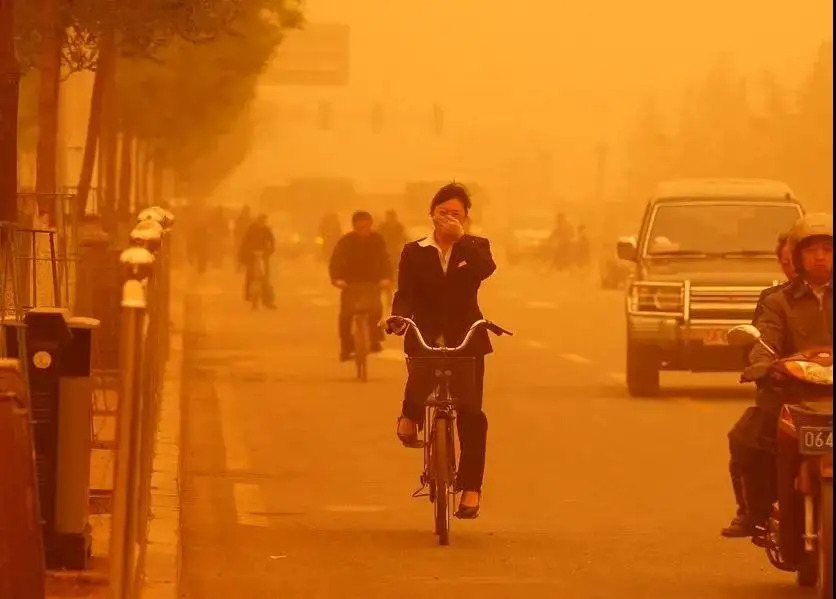
#> input picture images/25.jpg, 836 x 599 px
$ python rgbawb.py
#> lines starting #> are read from the running program, lines starting #| are printed output that depends on the picture
import numpy as np
import cv2
from skimage import io

# 导入图片
img = cv2.imread('./images/25.jpg', cv2.IMREAD_COLOR)
#> img is the input picture: shape (599, 836, 3); mean B, G, R 19.6, 106.5, 199.6

# 显示原图
cv2.imshow('GrayWorld_before', img)

# 定义BGR通道
r = img[:, :, 2]
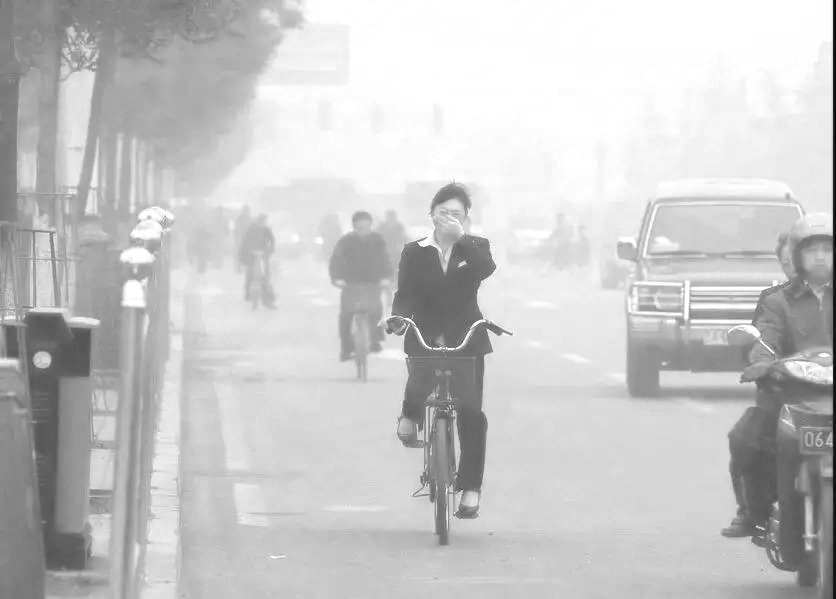
#> r: shape (599, 836); min 3, max 255, mean 199.6
b = img[:, :, 0]
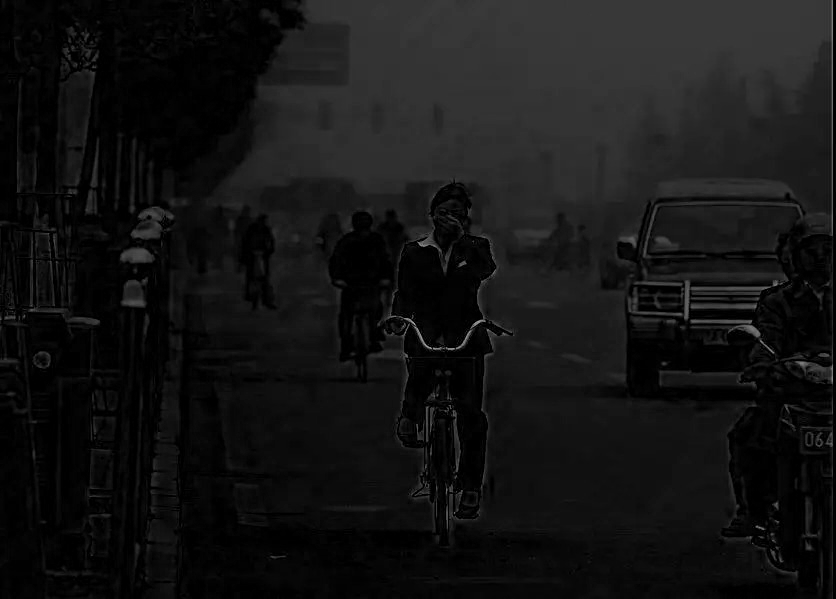
#> b: shape (599, 836); min 0, max 162, mean 19.6
g = img[:, :, 1]
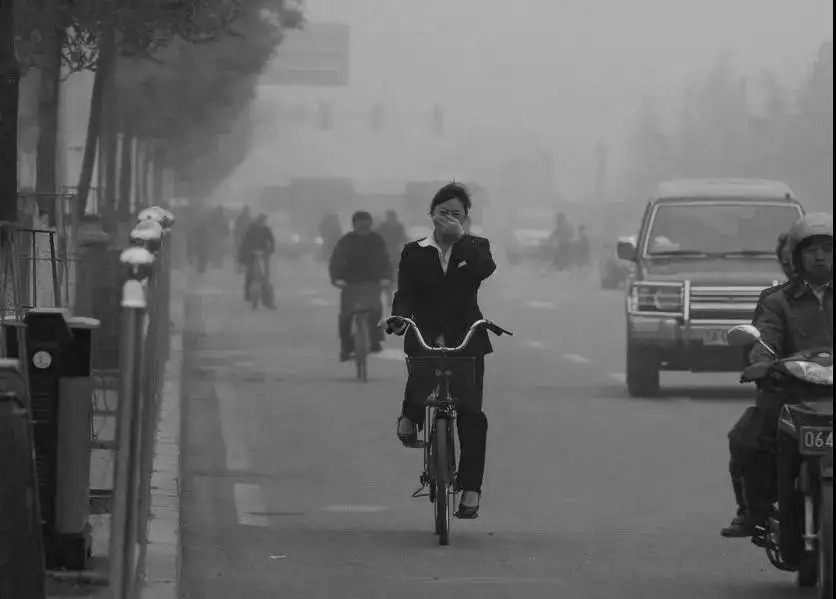
#> g: shape (599, 836); min 0, max 220, mean 106.5

# 计算BGR均值
averB = np.mean(b)
#> averB = 19.64
averG = np.mean(g)
#> averG = 106.5
averR = np.mean(r)
#> averR = 199.6

# 计算灰度均值
grayValue = (averR + averB + averG) / 3
#> grayValue = 108.6

# 计算增益
kb = grayValue / averB
#> kb = 5.53
kg = grayValue / averG
#> kg = 1.02
kr = grayValue / averR
#> kr = 0.544

# 补偿通道增益
r[:] = r[:] * kr
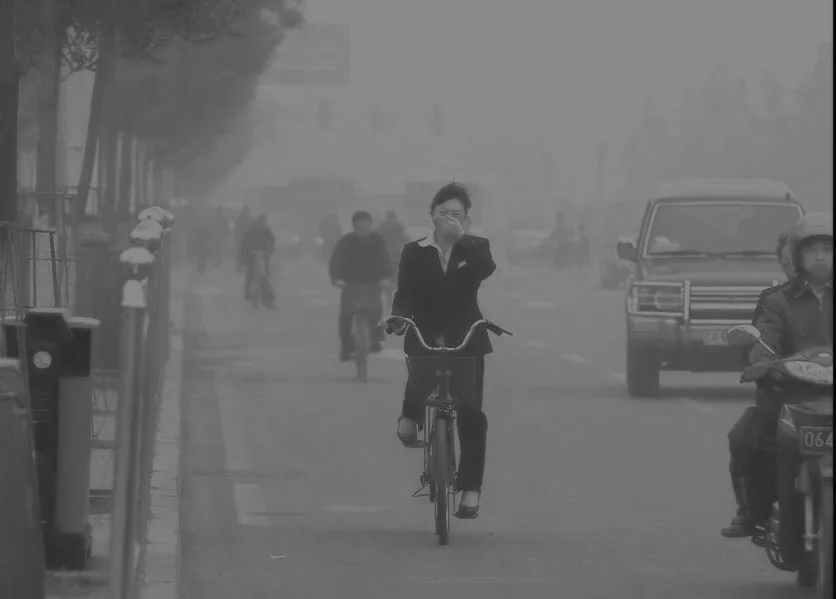
#> r: shape (599, 836); min 1, max 138, mean 108
g[:] = g[:] * kg
b[:] = b[:] * kb
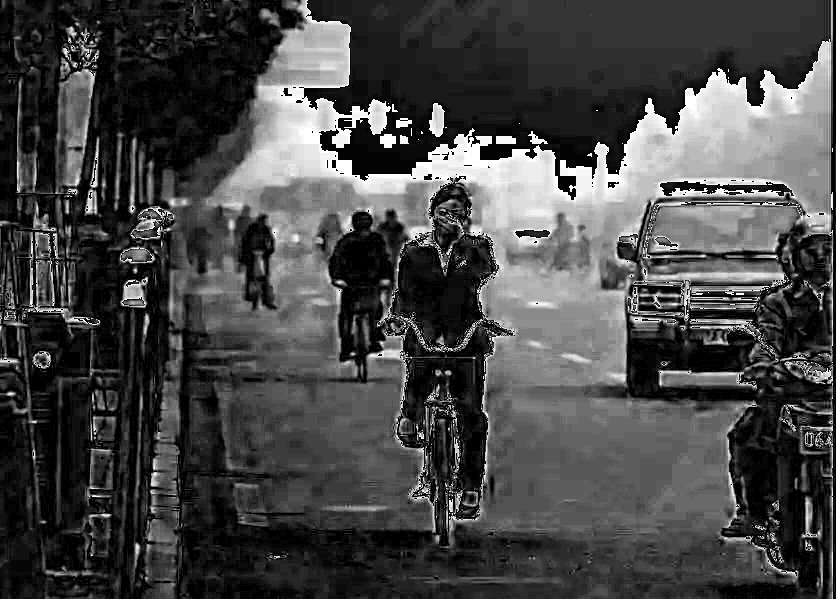
#> b: shape (599, 836); min 0, max 254, mean 70.9

# 显示图像
cv2.imshow('GrayWorld_after', img)
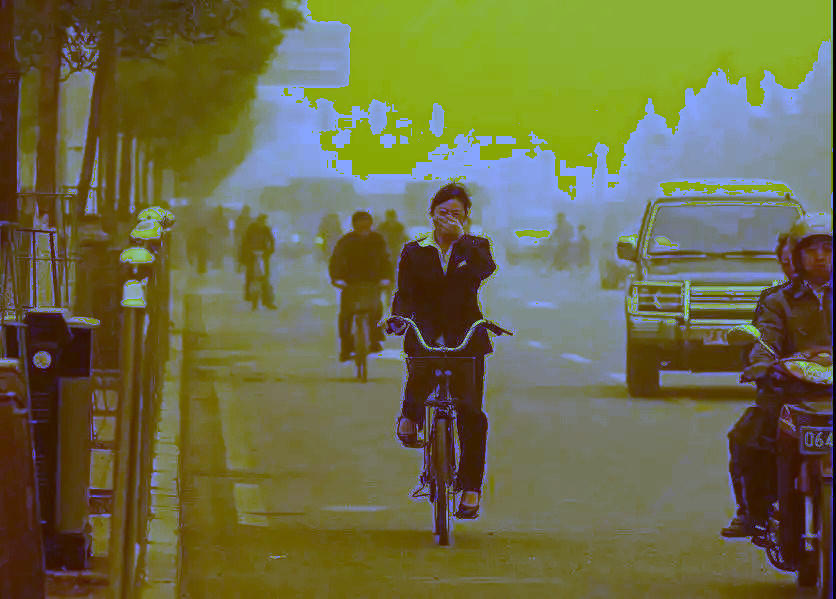
#> window 'GrayWorld_after': shape (599, 836, 3); mean B, G, R 70.9, 108.1, 108
cv2.imwrite("./images/result/RGBbai.jpg", img)  # 将图片保存

# 响应键盘事件
while True:
    k = cv2.waitKey(1) & 0xFF
#> (key Esc is pressed here)
    # 如果输入ESC，就结束显示。
    if k == 27:
        break

# 清理窗口
cv2.destroyAllWindows()

$ run again, with images/01.jpg copied over images/25.jpg
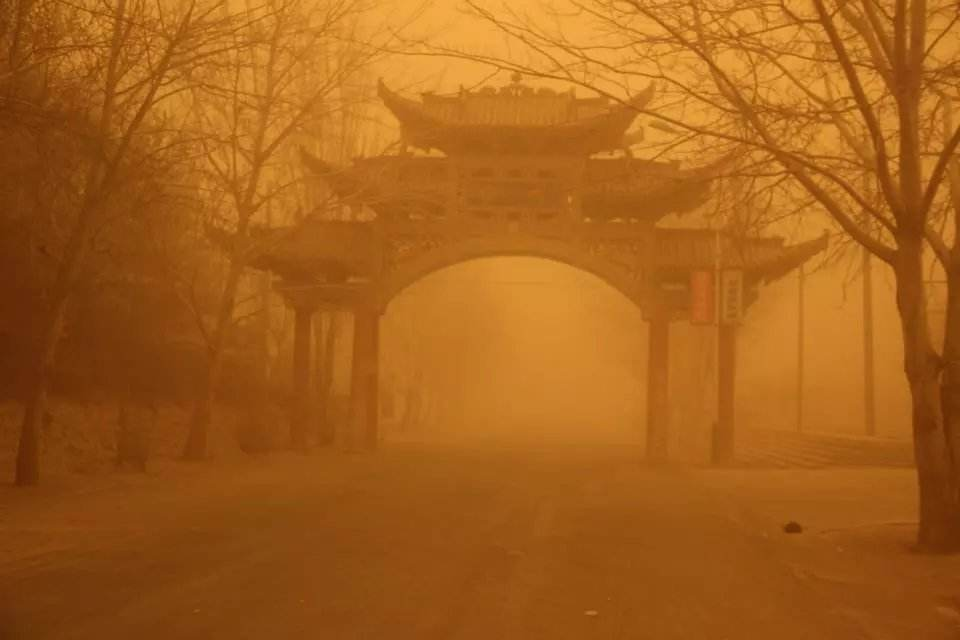
#> input picture images/01.jpg, 960 x 640 px
#> img is the input picture: shape (640, 960, 3); mean B, G, R 26.6, 96.2, 165.6
#> `g = img[:, :, 1]`:
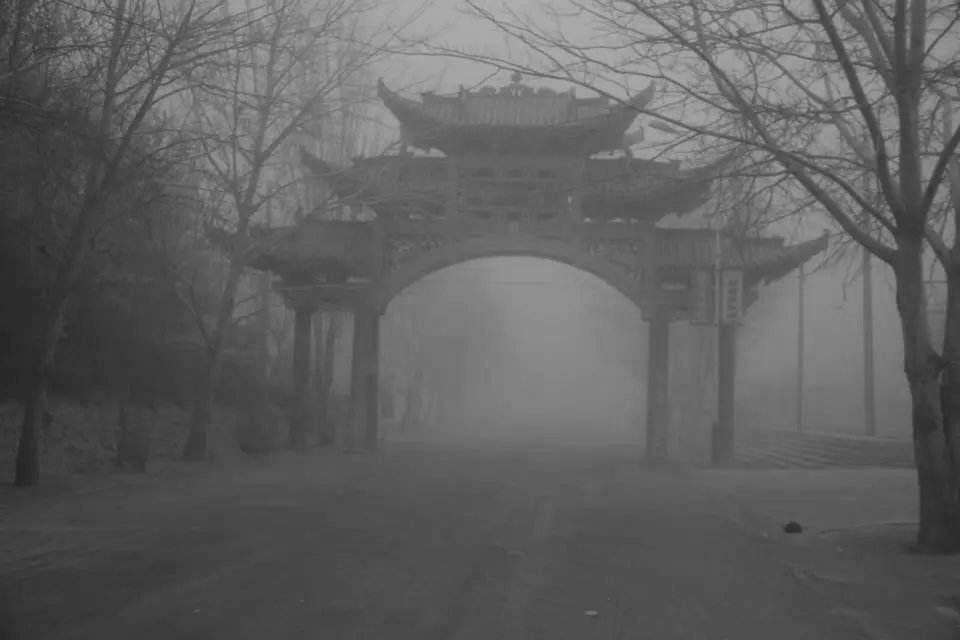
#> g: shape (640, 960); min 35, max 182, mean 96.2
#> averB = 26.6
#> averG = 96.19
#> averR = 165.6
#> grayValue = 96.14
#> kb = 3.61
#> kg = 1
#> kr = 0.58
#> `cv2.imshow('GrayWorld_after', img)`:
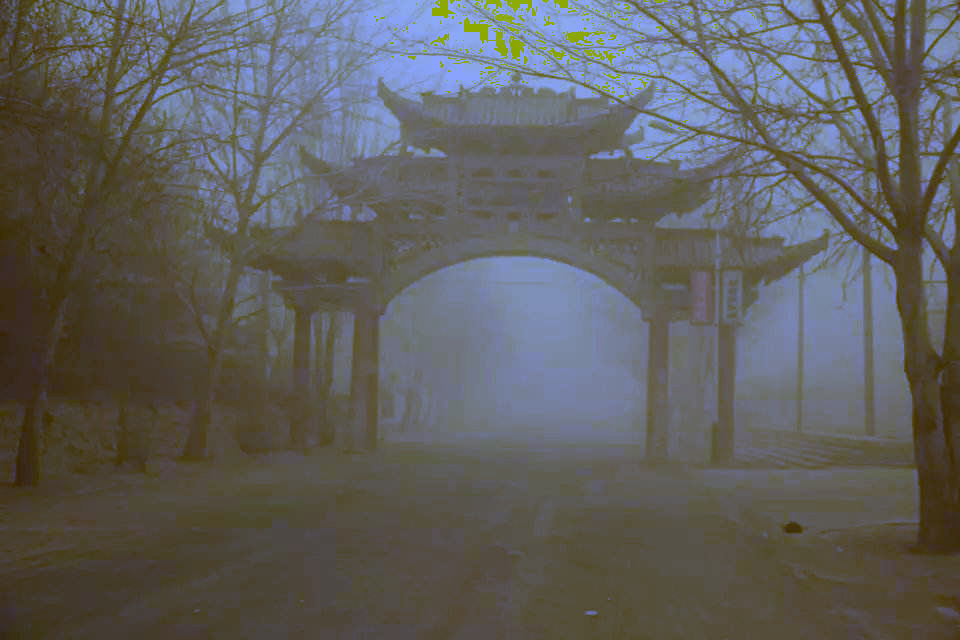
#> window 'GrayWorld_after': shape (640, 960, 3); mean B, G, R 93.9, 95.2, 95.6

$ run again, with images/02.jpg copied over images/25.jpg
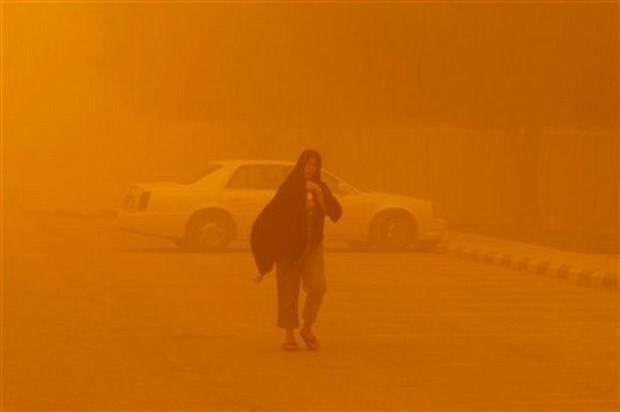
#> input picture images/02.jpg, 620 x 412 px
#> img is the input picture: shape (412, 620, 3); mean B, G, R 2, 103.1, 199.5
#> `g = img[:, :, 1]`:
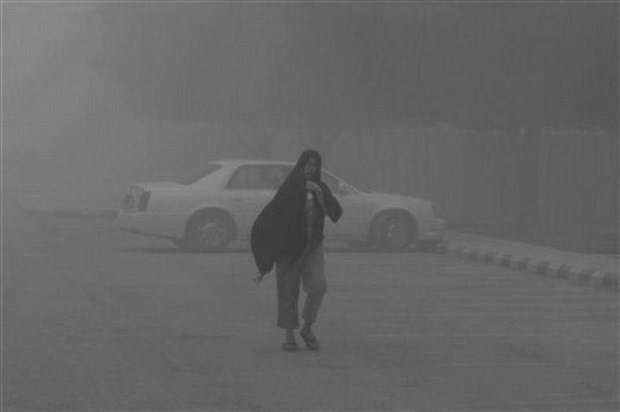
#> g: shape (412, 620); min 55, max 160, mean 103.1
#> averB = 1.95
#> averG = 103.1
#> averR = 199.5
#> grayValue = 101.5
#> kb = 52.03
#> kg = 0.985
#> kr = 0.509
#> `cv2.imshow('GrayWorld_after', img)`:
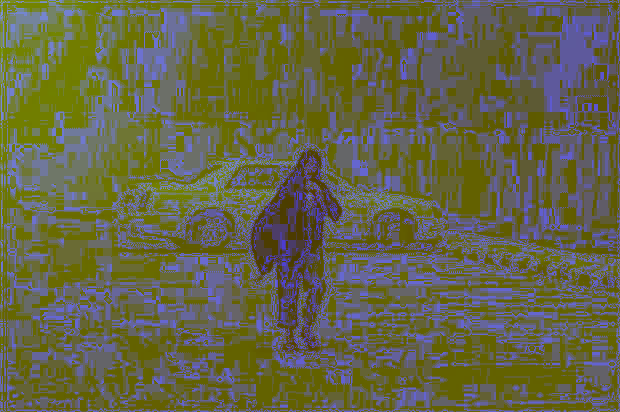
#> window 'GrayWorld_after': shape (412, 620, 3); mean B, G, R 72.7, 101.1, 101

$ run again, with images/03.jpg copied over images/25.jpg
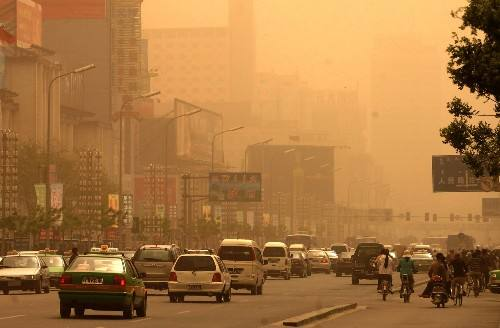
#> input picture images/03.jpg, 500 x 328 px
#> img is the input picture: shape (328, 500, 3); mean B, G, R 65.8, 119.3, 169
#> `g = img[:, :, 1]`:
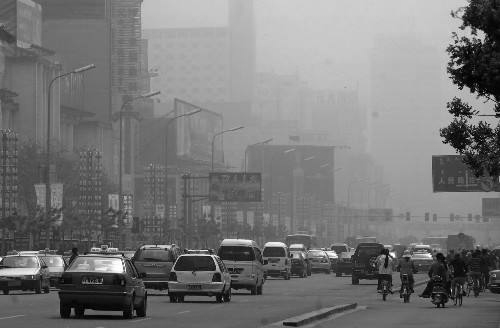
#> g: shape (328, 500); min 0, max 255, mean 119.3
#> averB = 65.81
#> averG = 119.3
#> averR = 169
#> grayValue = 118.1
#> kb = 1.79
#> kg = 0.989
#> kr = 0.698
#> `cv2.imshow('GrayWorld_after', img)`:
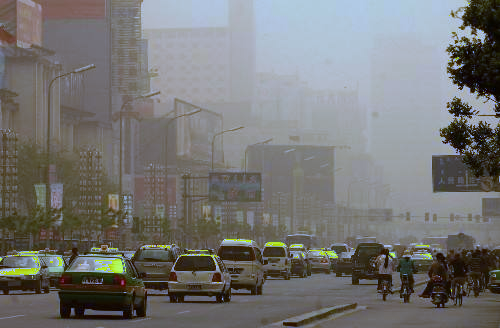
#> window 'GrayWorld_after': shape (328, 500, 3); mean B, G, R 116.1, 117.5, 117.6
